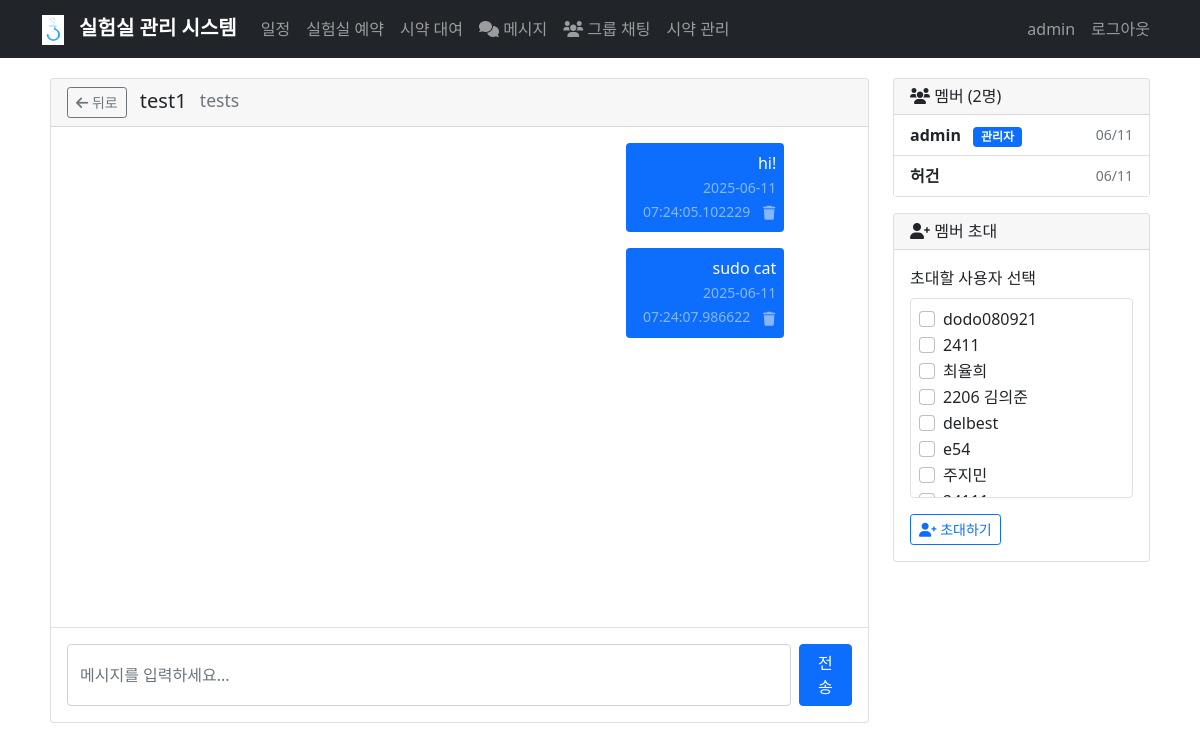
The page /group_chat/1 (signed in) on the database as committed earlier.
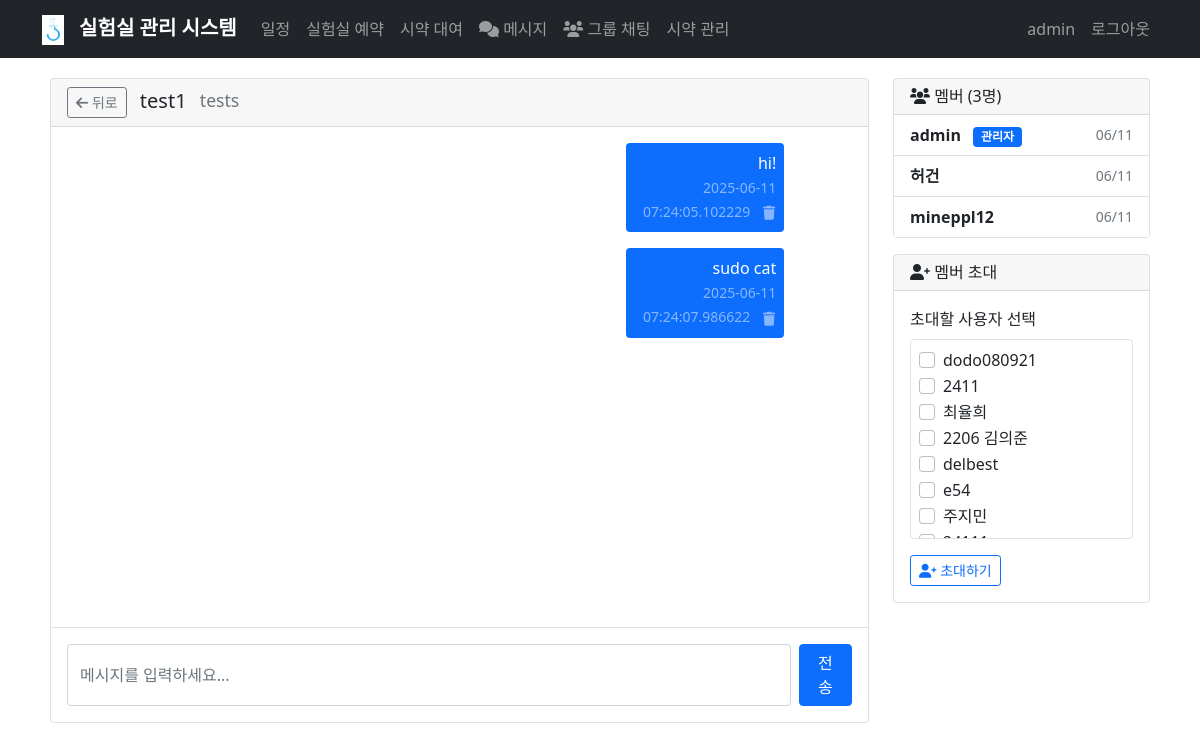
The same page on the database as committed later.
### app.py (models this page shows, shortened)
class User(UserMixin, db.Model):
    id = db.Column(db.Integer, primary_key=True)
    username = db.Column(db.String(80), unique=True, nullable=False)
    password_hash = db.Column(db.String(120), nullable=False)
    is_admin = db.Column(db.Boolean, default=False)
    schedules = db.relationship('Schedule', backref='user', lazy=True)
    reservations = db.relationship('LabReservation', backref='user', lazy=True)
    reagent_loans = db.relationship('ReagentLoan', backref='user', lazy=True)
    sent_messages = db.relationship('Message', foreign_keys='Message.sender_id', backref='sender', lazy=True)
    received_messages = db.relationship('Message', foreign_keys='Message.receiver_id', backref='receiver', lazy=True)
    created_rooms = db.relationship('ChatRoom', foreign_keys='ChatRoom.created_by', backref='creator', lazy=True)

class ChatRoom(db.Model):
    id = db.Column(db.Integer, primary_key=True)
    name = db.Column(db.String(100), nullable=False)
    description = db.Column(db.Text)
    created_by = db.Column(db.Integer, db.ForeignKey('user.id'), nullable=False)
    created_at = db.Column(db.DateTime, default=datetime.utcnow)
    members = db.relationship('ChatRoomMember', backref='room', lazy=True)
    messages = db.relationship('GroupMessage', backref='room', lazy=True)

class GroupMessage(db.Model):
    id = db.Column(db.Integer, primary_key=True)
    content = db.Column(db.Text, nullable=False)
    sender_id = db.Column(db.Integer, db.ForeignKey('user.id'), nullable=False)
    room_id = db.Column(db.Integer, db.ForeignKey('chat_room.id'), nullable=False)
    timestamp = db.Column(db.DateTime, default=datetime.utcnow)
    is_deleted = db.Column(db.Boolean, default=False)
    sender = db.relationship('User', backref='group_messages')

class ChatRoomMember(db.Model):
    id = db.Column(db.Integer, primary_key=True)
    room_id = db.Column(db.Integer, db.ForeignKey('chat_room.id'), nullable=False)
    user_id = db.Column(db.Integer, db.ForeignKey('user.id'), nullable=False)
    joined_at = db.Column(db.DateTime, default=datetime.utcnow)
    is_admin = db.Column(db.Boolean, default=False)
    user = db.relationship('User', backref='chat_rooms')

### app.py (the view)
@app.route('/group_chat/<int:room_id>')
@login_required
def group_chat(room_id):
    room = ChatRoom.query.get_or_404(room_id)
    member = ChatRoomMember.query.filter_by(
        room_id=room_id,
        user_id=current_user.id
    ).first()
    if not member:
        flash('이 채팅방에 접근할 권한이 없습니다.', 'error')
        return redirect(url_for('chat_rooms'))
    messages = GroupMessage.query.filter_by(
        room_id=room_id,
        is_deleted=False
    ).order_by(GroupMessage.timestamp).all()
    members = ChatRoomMember.query.filter_by(room_id=room_id).all()
    current_user_member = member
    users = User.query.filter(User.id != current_user.id).all()
    return render_template('group_chat.html',
                         room=room,
                         messages=messages,
                         members=members,
                         current_user_member=current_user_member,
                         users=users)

### app.py (called while the page is built)
@login_manager.user_loader
def load_user(user_id):
    return User.query.get(int(user_id))

### templates/group_chat.html (shortened to what this page needs)
{% extends "base.html" %}
{% block content %}
<div class="row">
    <div class="col-md-9">
        <div class="card">
            <div class="card-header d-flex justify-content-between align-items-center">
                <h5 class="mb-0">
                    <a href="{{ url_for('chat_rooms') }}" class="btn btn-outline-secondary btn-sm me-2">
                        <i class="fas fa-arrow-left"></i> 뒤로
                    </a>
                    {{ room.name }}
                    {% if room.description %}
                    <small class="text-muted ms-2">{{ room.description }}</small>
                    {% endif %}
                </h5>
            </div>
            <div class="card-body p-0">
                <div id="group-chat-messages" class="p-3" style="height: 500px; overflow-y: auto;">
                    {% for message in messages %}
                    <div class="mb-3 {% if message.sender_id == current_user.id %}text-end{% endif %}">
                        <div class="d-inline-block">
                            <div class="{% if message.sender_id == current_user.id %}bg-primary text-white{% else %}bg-light{% endif %} rounded p-2" style="max-width: 70%;">
                                <div class="message-content">
                                    {{ message.content }}
                                </div>
                                <small class="{% if message.sender_id == current_user.id %}text-white-50{% else %}text-muted{% endif %}">
                                    {{ message.timestamp }}
                                    {% if message.sender_id == current_user.id %}
                                    <button class="btn btn-sm btn-link text-white-50 p-0 ms-2 delete-group-message-btn" data-message-id="{{ message.id }}">
                                        <i class="fas fa-trash"></i>
                                    </button>
                                    {% endif %}
                                </small>
                            </div>
                        </div>
                    </div>
                    {% endfor %}
                </div>
                <div class="border-top p-3">
                    <form id="group-message-form" class="d-flex">
                        <input type="text" id="group-message-input" class="form-control me-2" placeholder="메시지를 입력하세요..." autocomplete="off">
                        <button type="submit" class="btn btn-primary">전송</button>
                    </form>
                </div>
            </div>
        </div>
    </div>
    <div class="col-md-3">
        <div class="card">
            <div class="card-header">
                <h6 class="mb-0">
                    <i class="fas fa-users"></i> 멤버 ({{ members|length }}명)
                </h6>
            </div>
            <div class="card-body p-0">
                <div class="list-group list-group-flush">
                    {% for member in members %}
                    <div class="list-group-item d-flex justify-content-between align-items-center">
                        <div>
                            <strong>{{ member.user.username }}</strong>
                            {% if member.is_admin %}
                            <span class="badge bg-primary ms-2">관리자</span>
                            {% endif %}
                        </div>
                        <small class="text-muted">{{ member.joined_at.strftime('%m/%d') }}</small>
                    </div>
                    {% endfor %}
                </div>
            </div>
        </div>
        {% if current_user_member and current_user_member.is_admin %}
        <div class="card mt-3">
            <div class="card-header">
                <h6 class="mb-0">
                    <i class="fas fa-user-plus"></i> 멤버 초대
                </h6>
            </div>
            <div class="card-body">
                <form method="POST" action="{{ url_for('invite_to_room', room_id=room.id) }}">
                    <div class="mb-3">
                        <label class="form-label">초대할 사용자 선택</label>
                        <div class="border rounded p-2" style="max-height: 200px; overflow-y: auto;">
                            {% for user in users %}
                            {% set is_member = false %}
                            {% for member in members %}
                                {% if member.user_id == user.id %}
                                    {% set is_member = true %}
                                {% endif %}
                            {% endfor %}
                            {% if not is_member %}
                            <div class="form-check">
                                <input class="form-check-input" type="checkbox" name="users" value="{{ user.id }}" id="invite_user_{{ user.id }}">
                                <label class="form-check-label" for="invite_user_{{ user.id }}">
                                    {{ user.username }}
                                </label>
                            </div>
                            {% endif %}
                            {% endfor %}
                        </div>
                    </div>
                    <button type="submit" class="btn btn-outline-primary btn-sm">
                        <i class="fas fa-user-plus"></i> 초대하기
                    </button>
                </form>
            </div>
        </div>
        {% endif %}
    </div>
</div>
{% endblock %}

### templates/base.html (shortened to what this page needs)
<!DOCTYPE html>
<html lang="ko">
<head>
    <link href="https://cdn.jsdelivr.net/npm/bootstrap@5.1.3/dist/css/bootstrap.min.css" rel="stylesheet">
    <link href='https://cdn.jsdelivr.net/npm/fullcalendar@6.1.10/index.global.min.css' rel='stylesheet' />
    <link rel="stylesheet" href="https://cdnjs.cloudflare.com/ajax/libs/font-awesome/6.0.0/css/all.min.css">
</head>
<body>
    <nav class="navbar navbar-expand-lg navbar-dark bg-dark">
        <div class="container">
            <a class="navbar-brand" href="{{ url_for('index') }}">
                <img src="{{ url_for('static', filename='logo.png') }}" alt="로고">
                실험실 관리 시스템
            </a>
            <div class="collapse navbar-collapse" id="navbarNav">
                <ul class="navbar-nav me-auto">
                    {% if current_user.is_authenticated %}
                    <li class="nav-item">
                        <a class="nav-link" href="{{ url_for('calendar') }}">일정</a>
                    </li>
                    <li class="nav-item">
                        <a class="nav-link" href="{{ url_for('lab_reservation') }}">실험실 예약</a>
                    </li>
                    <li class="nav-item">
                        <a class="nav-link" href="{{ url_for('reagent_loan') }}">시약 대여</a>
                    </li>
                    <li class="nav-item">
                        <a class="nav-link position-relative" href="{{ url_for('messages') }}">
                            <i class="fas fa-comments"></i> 메시지
                        </a>
                    </li>
                    <li class="nav-item">
                        <a class="nav-link" href="{{ url_for('chat_rooms') }}">
                            <i class="fas fa-users"></i> 그룹 채팅
                        </a>
                    </li>
                    {% if current_user.is_admin %}
                    <li class="nav-item">
                        <a class="nav-link" href="{{ url_for('manage_reagents') }}">시약 관리</a>
                    </li>
                    {% endif %}
                    {% endif %}
                </ul>
                <ul class="navbar-nav">
                    {% if current_user.is_authenticated %}
                    <li class="nav-item">
                        <span class="nav-link">{{ current_user.username }}</span>
                    </li>
                    <li class="nav-item">
                        <a class="nav-link" href="{{ url_for('logout') }}">로그아웃</a>
                    </li>
                    {% endif %}
                </ul>
            </div>
        </div>
    </nav>
    <div class="container main-content">
        {% block content %}{% endblock %}
    </div>
</body>
</html>

### templates/base.html (style rules this page uses)
.navbar-brand { font-weight: bold; }
.main-content { padding: 20px; }
.navbar-brand img { height: 30px; margin-right: 10px; }

### templates/group_chat.html (style rules this page uses)
.message-content { word-wrap: break-word; }

Rows that differ between the two databases and show on the page:
added ChatRoomMember: user.username "mineppl12", joined_at "06/11"
Other text that changed with them:
{{ members|length }}: "2" → "3"
